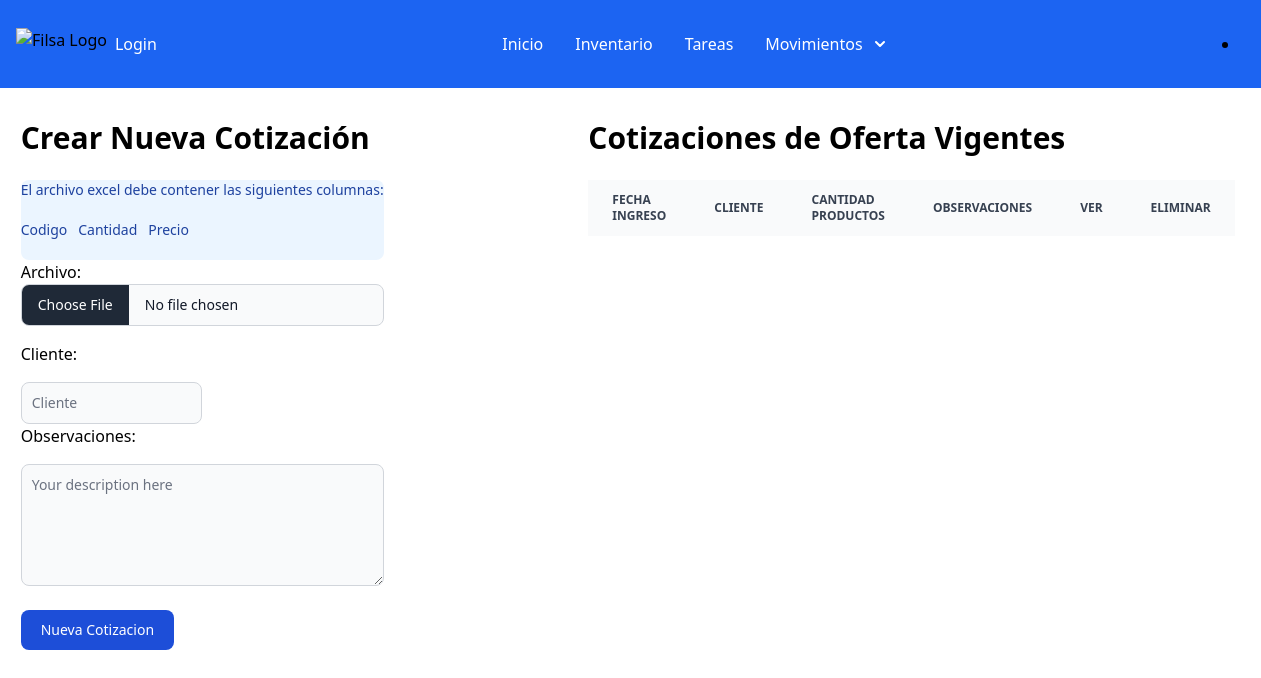
The app's page /new-cotization/, older data.
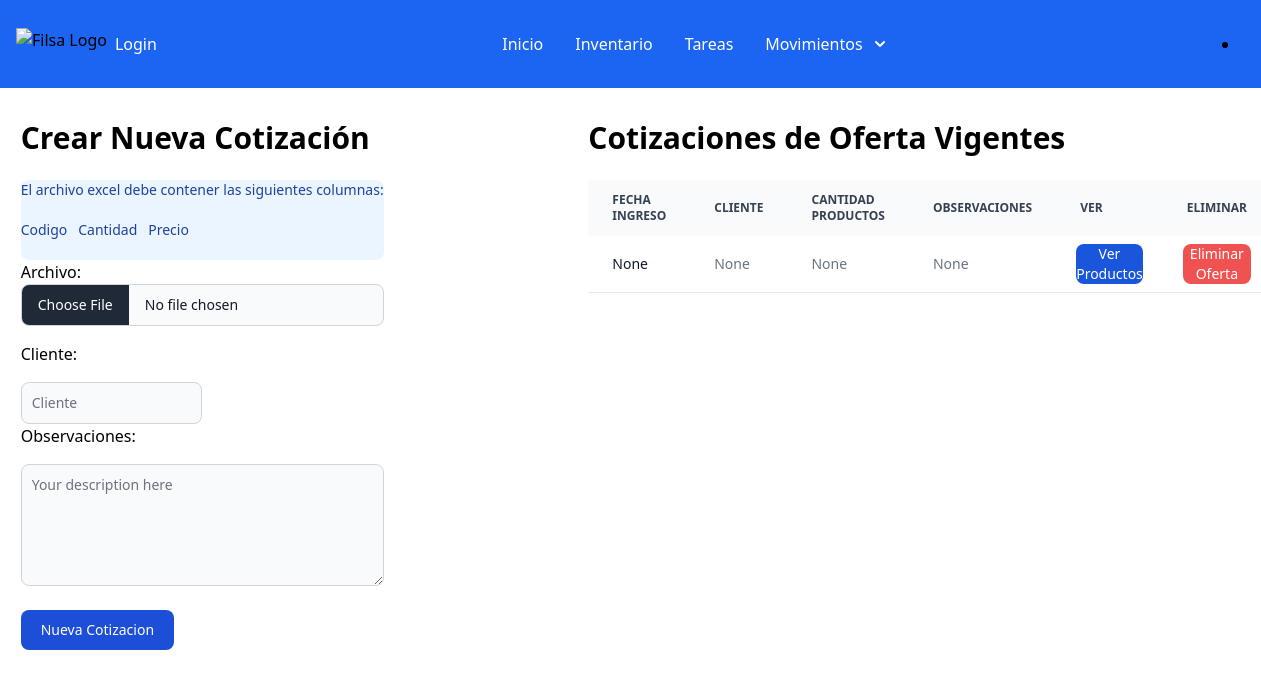
The same page, newer data.
### filsa/models.py (models this page shows)
class Cotization(models.Model):
    cotization_id = models.AutoField(primary_key=True)
    date = models.DateField(verbose_name=u"Fecha", null=True, blank=True)
    customer = models.CharField(max_length=60, null=True, blank=True)
    numberOfProducts = models.IntegerField(null=True, blank=True)
    observations = models.CharField(max_length=500, null=True, blank= True)

### filsa/views.py (the view)
# urls.py: path('new-cotization/', newCotization , name='newcotization'),
def newCotization(request):
    print('request.Files are')
    print(request.FILES)
    print('request object is', request)
    cotizations = Cotization.objects.all()
    if request.method == 'POST':
        form = CotizationForm(request.POST, request.FILES)
        if form.is_valid():
            print('el form es valido')
            data = handle_uploaded_file(request.FILES['archivo'])
            register_date = datetime.now().date()
            customer = form.cleaned_data['cliente']
            observations = form.cleaned_data['observaciones']
            numberOfProducts = len(data)
            cotization = Cotization.objects.create(date=register_date, customer = customer, numberOfProducts=numberOfProducts,observations=observations)
            for i in range(0,len(data)):
                product_code = data.iloc[i]['codigo']
                product_quantity = data.iloc[i]['cantidad']
                product_price = data.iloc[i]['precio']
                productdb = Product.objects.filter(internalCode = product_code).update(hasOffer=cotization, quantityOffer=product_quantity,priceOffer=product_price)
            messages.info(request, "Nueva Cotizacion de Oferta creada en forma exitosa", extra_tags="CotizacionOferta")
    else:
        form = CotizationForm()
    return render(request, 'cotization.html', {'form': form, 'cotizations':cotizations})

### filsa/forms.py
class CotizationForm(forms.Form):
    archivo = forms.FileField(widget=forms.FileInput(attrs={'class': "mb-4 block w-full text-sm text-gray-900 border border-gray-300 rounded-lg cursor-pointer bg-gray-50 dark:text-gray-400 focus:outline-none dark:bg-gray-700 dark:border-gray-600 dark:placeholder-gray-400" ,'id':"file_input" ,'type':"file" }))
    cliente = forms.CharField(widget=forms.TextInput(attrs={"class" : "mt-4 block p-2.5 w-1/2 text-sm text-gray-900 bg-gray-50 rounded-lg border border-gray-300 focus:ring-primary-500 focus:border-primary-500 dark:bg-gray-700 dark:border-gray-600 dark:placeholder-gray-400 dark:text-white dark:focus:ring-primary-500 dark:focus:border-primary-500" ,"placeholder":"Cliente"}))
    observaciones = forms.CharField(widget=forms.Textarea(attrs={"rows":"5", "class" : "mt-4 block p-2.5 w-full text-sm text-gray-900 bg-gray-50 rounded-lg border border-gray-300 focus:ring-primary-500 focus:border-primary-500 dark:bg-gray-700 dark:border-gray-600 dark:placeholder-gray-400 dark:text-white dark:focus:ring-primary-500 dark:focus:border-primary-500" ,"placeholder":"Your description here"}))

### filsa/templates/cotization.html (shortened to what this page needs)
{% extends '_base.html' %}
{% load static %}
{% block content %}
<div class="grid sm:grid-cols-2 sm:gap-6 md:grid-cols-3 gap-4 block">
    <div class="mx-auto relative top-8 block">
        <h3 class="text-3xl font-bold dark:text-white mb-6">Crear Nueva Cotización</h3>
        <div class="relative text-sm text-blue-800 rounded-lg bg-blue-50 dark:bg-gray-800 dark:text-blue-400" role="alert">
           El archivo excel debe contener las siguientes columnas:
           <br/> <br/>
           Codigo &nbsp; Cantidad &nbsp; Precio
           <br/> <br/>
          </div>
    <form enctype="multipart/form-data" id="forms" action="{% url 'newcotization' %}" method="POST" onsubmit="openLoader()">
        {{ form.as_p }}
        <button type="submit" id='nuevoIngreso' class="inline-flex items-center px-5 py-2.5 mt-4 sm:mt-6 text-sm font-medium text-center text-white bg-primary-700 rounded-lg focus:ring-4 focus:ring-primary-200 dark:focus:ring-primary-900 hover:bg-primary-800">
            Nueva Cotizacion
        </button>
    </form>
    </div>
     <div class="relative mx-auto top-8 lg:ml-40 overflow-x-auto block">
        <h3 class="text-3xl font-bold dark:text-white mb-6">Cotizaciones de Oferta Vigentes</h3>
        <table class="w-full text-sm text-left rtl:text-right text-gray-500 dark:text-gray-400">
            <thead class="text-xs text-gray-700 uppercase bg-gray-50 dark:bg-gray-700 dark:text-gray-400">
                <tr>
                    <th scope="col" class="px-6 py-3">
                        Fecha Ingreso
                    </th>
                    <th scope="col" class="px-6 py-3">
                        Cliente
                    </th>
                    <th scope="col" class="px-6 py-3">
                        Cantidad Productos
                    </th>
                    <th scope="col" class="px-6 py-3">
                        Observaciones
                    </th>
                    <th scope="col" class="px-6 py-3">
                        Ver
                    </th>
                    <th scope="col" class="px-6 py-3">
                        Eliminar
                    </th>
                </tr>
            </thead>
            <tbody>
                {% for cotization in cotizations %}
                <tr class="bg-white border-b dark:bg-gray-800 dark:border-gray-700">
                    <th scope="row" class="px-6 py-4 font-medium text-gray-900 whitespace-nowrap dark:text-white">
                        {{cotization.date}}
                    </th>
                    <td class="px-6 py-4">
                        {{cotization.customer}}
                    </td>
                    <td class="px-6 py-4">
                        {{cotization.numberOfProducts}}
                    </td>
                    <td class="px-6 py-4">
                        {{cotization.observations}}
                    </td>
                    <td class="px-5 py-2">
                    <button onclick="openmodal('{{cotization.cotization_id}}')"  class="block text-white bg-blue-700 hover:bg-blue-800 focus:ring-4 focus:outline-none focus:ring-blue-300 font-medium rounded-lg text-sm text-center dark:bg-blue-600 dark:hover:bg-blue-700 dark:focus:ring-blue-800" type="button">
                    Ver Productos
                    </button>
                    </td>
                    <td class="px-5 py-2">
                        <a href="{% url 'deletecotization' cotization_id=cotization.cotization_id %}">
                        <button class="block text-white bg-red-500 hover:bg-blue-800 focus:ring-4 focus:outline-none focus:ring-blue-300 font-medium rounded-lg text-sm text-center dark:bg-blue-600 dark:hover:bg-blue-700 dark:focus:ring-blue-800" type="button">
                        Eliminar Oferta
                        </button>
                    </a>
                        </td>
                </tr>
                {% endfor %}
            </tbody>
        </table>
    </div>
</div>
{% endblock content %}

Row changes from the older to the newer data that the page shows:
added Cotization: date "None", customer "None", numberOfProducts "None", observations "None"
